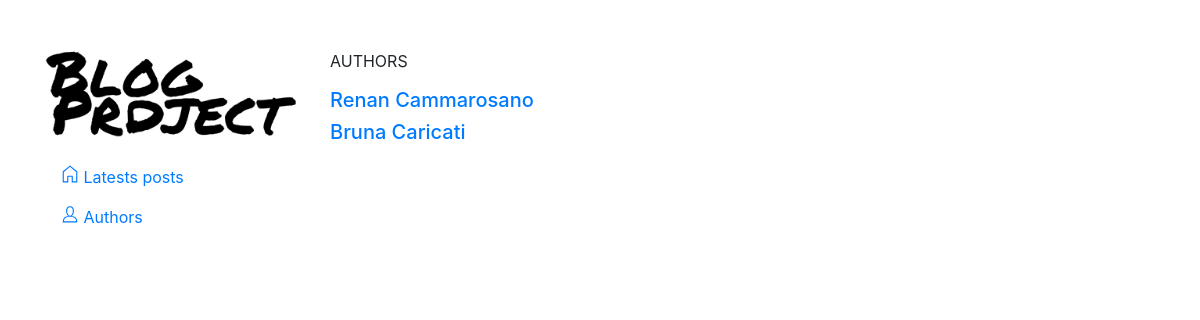
The page /blog/authors/ on the database its author committed.
### blog/models.py (models this page shows)
class Author(models.Model):
    user = models.OneToOneField(User, on_delete=models.CASCADE)
    bio = models.TextField(max_length=500, blank=True, null=True)
    class Meta:
        ordering = ['user']
    def __str__(self):
        return self.get_full_name()
    def get_absolute_url(self):
        return reverse('author_detail', args=[str(self.id)])
    def get_full_name(self):
        return '%s %s' % (self.user.first_name, self.user.last_name)

### blog/views.py (the view)
class AuthorListView(ListView):
    model = Author

### blog/templates/blog/author_list.html
{% extends "base.html" %}
{% block content %}
    <h5 class="mb-3"><small>AUTHORS</small></h5>
    {% if author_list %}
        {% for author in author_list %}
            <div>
            <h5><a href="{{ author.get_absolute_url }}">{{ author }}</a></h5>
            </div>
        {% endfor %}
    {% else %}
        <div>
        <p>There are no authors.</p>
        </div>
    {% endif %}
{% endblock %}

### rows shown on the page
Author: user.last_name "Renan Cammarosano"
Author: user.last_name "Bruna Caricati"
